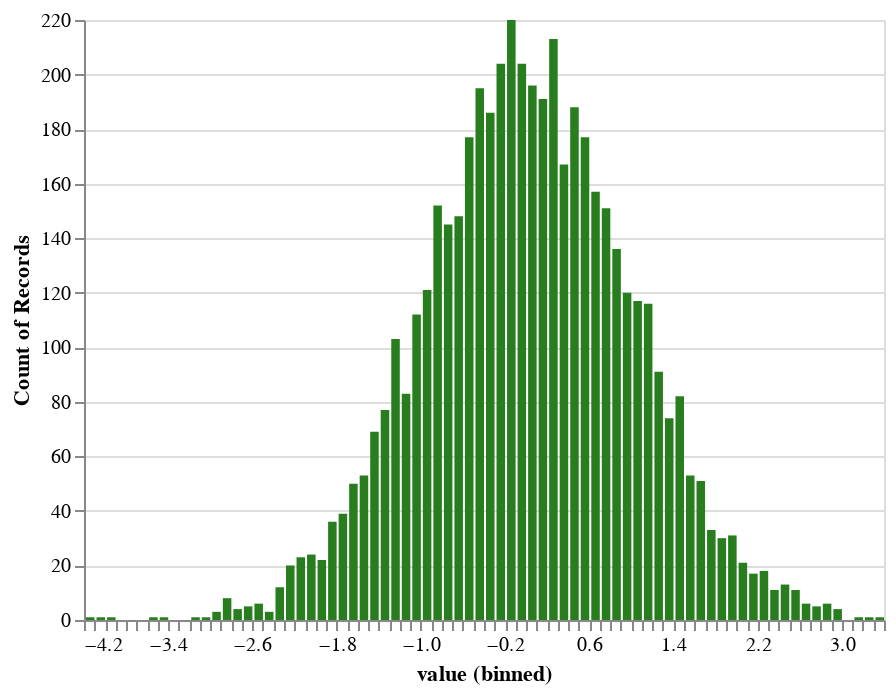

Write notebook code for a chart like this one.
### Code cell
normal_values = pd.DataFrame({'value': n.rvs(5000)})

alt.Chart(normal_values).mark_bar().encode(
    alt.X('value', bin=alt.Bin(maxbins=100)),
    y='count()',
    color=alt.value('#287E1E'))

### Figure 1 — Vega-Lite specification as saved in the notebook (floating-point values rounded to 4 significant figures; data arrays with more than 128 entries replaced by an {"elided": "..."} marker saying what was removed)
{"config": {"view": {"continuousWidth": 400, "continuousHeight": 300}}, "data": {"name": "data-ab4155386cef31629139e3631bce3b85"}, "mark": "bar", "encoding": {"color": {"value": "#287E1E"}, "x": {"type": "quantitative", "bin": {"maxbins": 100}, "field": "value"}, "y": {"type": "quantitative", "aggregate": "count"}}, "$schema": "https://vega.github.io/schema/vega-lite/v4.8.1.json", "datasets": {"data-ab4155386cef31629139e3631bce3b85": {"elided": "5000 records"}}}
